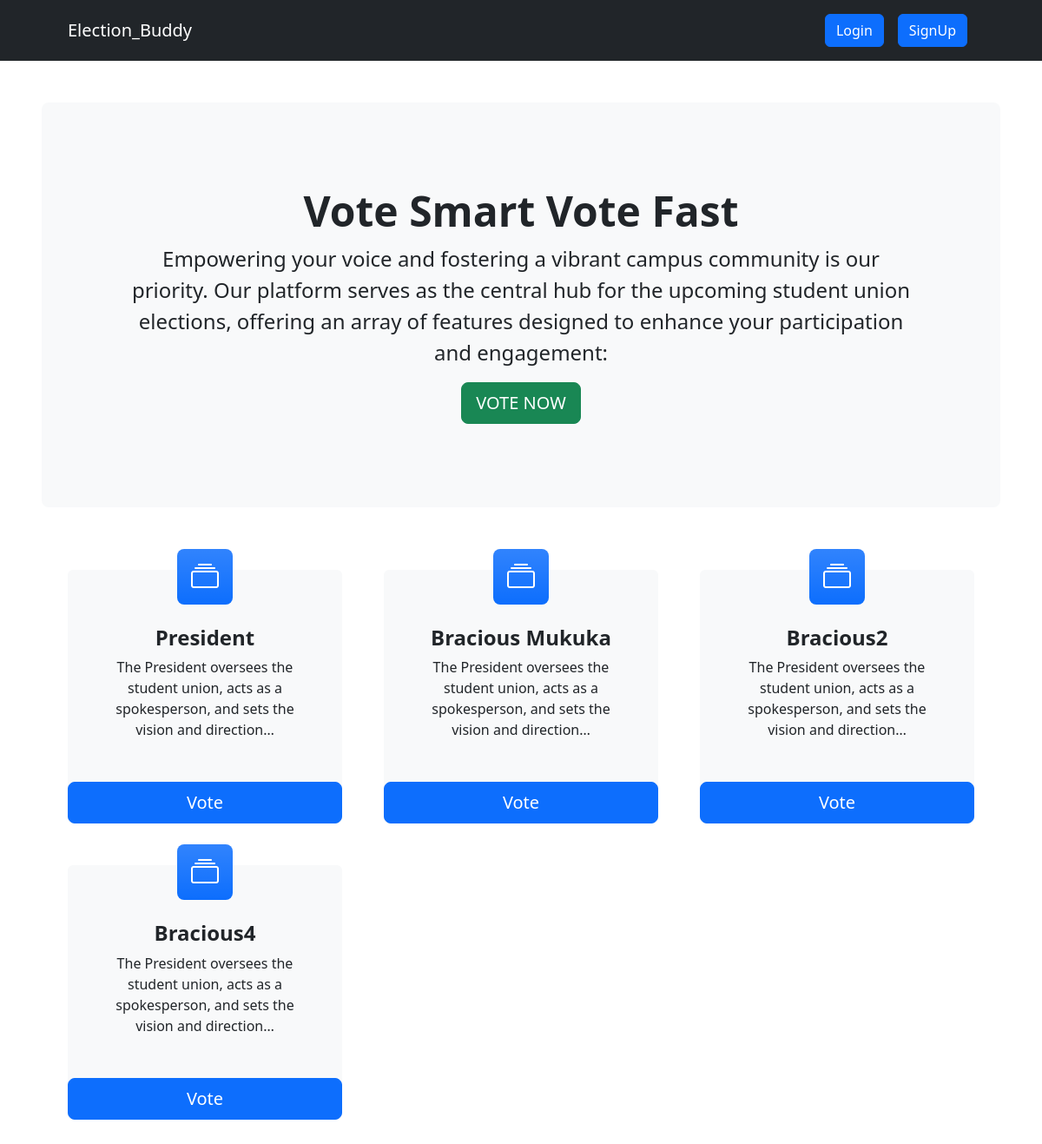
The page / on the database its author committed.
### voteapp/models.py (models this page shows, shortened)
class Category(models.Model):
    title = models.CharField(max_length=200)
    slug = models.SlugField(blank=True, null=True)
    description = models.TextField(blank=True, null=True)
    total_vote = models.IntegerField(default=0)
    voters = models.ManyToManyField(User, blank=True)

### voteapp/views.py (the view)
# urls.py: path("", views.index, name="index"),
def index(request):
    categories = Category.objects.all()
    context = {"categories":categories}
    return render(request, "index.html", context)

### voteapp/templates/index.html
{% extends 'base.html' %}
{% block content %}
<header class="py-5">
    <div class="container-fluid px-lg-5">
        <div class="p-4 p-lg-5 bg-light rounded-3 text-center">
            <div class="m-4 m-lg-5">
                <h1 class="display-5 fw-bold">Vote Smart Vote Fast</h1>
                <p class="fs-4">Empowering your voice and fostering a vibrant campus community is our priority. Our platform serves as the central hub for the
                     upcoming student union elections, offering an array of features designed to enhance your participation and engagement:</p>
                <a class="btn btn-success btn-lg" href="#votingSection">VOTE NOW </a>
            </div>
        </div>
    </div>
</header>
<section class="pt-4" id="votingSection">
    <div class="container px-lg-5">
        <div class="row gx-lg-5">
            {% for category in categories  %}
            <div class="col-lg-4 col-xxl-3 mb-5">
                <div class="card bg-light border-0 h-100">
                    <div class="card-body text-center p-4 p-lg-5 pt-0 pt-lg-0">
                        <div class="feature bg-primary bg-gradient text-white rounded-3 mb-4 mt-n4"><i class="bi bi-collection"></i></div>
                        <h2 class="fs-4 fw-bold">{{category.title}}</h2>
                        <p class="mb-0">{{category.description | truncatechars:100}}</p>
                    </div>
                    <a class="btn btn-primary btn-lg" href="{% url 'detail' category.slug  %}">Vote</a>
                </div>
            </div>
            {% endfor %}
        </div>
    </div>
</section>
{% endblock content %}

### voteapp/templates/base.html (shortened to what this page needs)
<!DOCTYPE html>
{% load static %}
<html lang="en">
<head>
    <link href="https://cdn.jsdelivr.net/npm/bootstrap-icons@1.4.1/font/bootstrap-icons.css" rel="stylesheet" />
    <link rel="stylesheet" href="{% static 'css/bootstrap.css' %}">
    <link rel="stylesheet" href="{% static 'css/style.css' %}">
</head>
<body>
     <nav class="navbar navbar-expand-lg navbar-dark bg-dark">
        <div class="container px-lg-5">
            <a class="navbar-brand" href="{% url 'index'  %}">Election_Buddy</a>
            <div class="collapse navbar-collapse" id="navbarSupportedContent">
                <ul class="navbar-nav ms-auto mb-2 mb-lg-0">
                    {% if request.user.is_authenticated %}
                    <li class="nav-item"><a class="nav-link" href="#"><button class="btn btn-primary">Hi, {{request.user.username}}</button></a></li>
                    <li class="nav-item"><a class="nav-link" href="{% url 'logout' %}"><button class="btn btn-danger">Logout</button></a></li>
                    {% else %}
                    <li class="nav-item"><a class="nav-link" href="{% url 'signin' %}"><button class="btn btn-primary">Login</button></a></li>
                    <li class="nav-item"><a class="nav-link" href="{% url 'signup' %}"><button class="btn btn-primary">SignUp</button></a></li>
                    {% endif %}
                </ul>
            </div>
        </div>
    </nav>
    {% block content %}
    {% endblock content %}
</body>
</html>

### voteapp/static/css/style.css (style rules this page uses)
* { box-sizing: border-box; }

### rows shown on the page
Category: title "President", description "The President oversees the student union, acts as a spokesperson, and sets the vision and direction…"
Category: title "Bracious Mukuka", description "The President oversees the student union, acts as a spokesperson, and sets the vision and direction…"
Category: title "Bracious2", description "The President oversees the student union, acts as a spokesperson, and sets the vision and direction…"
Category: title "Bracious4", description "The President oversees the student union, acts as a spokesperson, and sets the vision and direction…"
